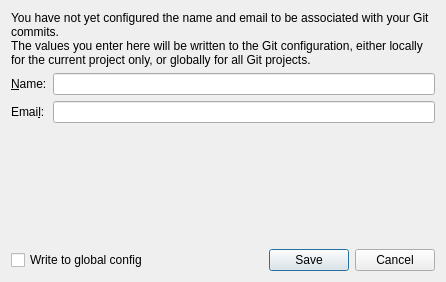
<?xml version="1.0" encoding="UTF-8"?>
<ui version="4.0">
 <class>GitNameEmailDialog</class>
 <widget class="QDialog" name="GitNameEmailDialog">
  <property name="windowModality">
   <enum>Qt::WindowModal</enum>
  </property>
  <property name="geometry">
   <rect>
    <x>0</x>
    <y>0</y>
    <width>446</width>
    <height>282</height>
   </rect>
  </property>
  <property name="windowTitle">
   <string>Configure Name and Email for Git</string>
  </property>
  <layout class="QVBoxLayout" name="_2">
   <item>
    <widget class="QLabel" name="descriptionLabel">
     <property name="text">
      <string>&lt;html&gt;&lt;head/&gt;&lt;body&gt;&lt;p&gt;You have not yet configured the name and email to be associated with your Git commits.&lt;br/&gt;The values you enter here will be written to the Git configuration, either locally for the current project only, or globally for all Git projects.&lt;/p&gt;&lt;/body&gt;&lt;/html&gt;</string>
     </property>
     <property name="wordWrap">
      <bool>true</bool>
     </property>
    </widget>
   </item>
   <item>
    <layout class="QFormLayout" name="formLayout">
     <item row="0" column="0">
      <widget class="QLabel" name="label">
       <property name="text">
        <string>&amp;Name:</string>
       </property>
       <property name="buddy">
        <cstring>nameEdit</cstring>
       </property>
      </widget>
     </item>
     <item row="0" column="1">
      <widget class="QLineEdit" name="nameEdit"/>
     </item>
     <item row="1" column="0">
      <widget class="QLabel" name="label_2">
       <property name="text">
        <string>Emai&amp;l:</string>
       </property>
       <property name="buddy">
        <cstring>emailEdit</cstring>
       </property>
      </widget>
     </item>
     <item row="1" column="1">
      <widget class="QLineEdit" name="emailEdit"/>
     </item>
    </layout>
   </item>
   <item>
    <spacer name="verticalSpacer">
     <property name="orientation">
      <enum>Qt::Vertical</enum>
     </property>
     <property name="sizeHint" stdset="0">
      <size>
       <width>20</width>
       <height>40</height>
      </size>
     </property>
    </spacer>
   </item>
   <item>
    <layout class="QHBoxLayout" name="horizontalLayout">
     <item>
      <widget class="QCheckBox" name="globalCheckBox">
       <property name="text">
        <string>Write to global config</string>
       </property>
      </widget>
     </item>
     <item>
      <spacer name="horizontalSpacer">
       <property name="orientation">
        <enum>Qt::Horizontal</enum>
       </property>
       <property name="sizeHint" stdset="0">
        <size>
         <width>40</width>
         <height>1</height>
        </size>
       </property>
      </spacer>
     </item>
     <item>
      <widget class="QDialogButtonBox" name="buttonBox">
       <property name="standardButtons">
        <set>QDialogButtonBox::Cancel|QDialogButtonBox::Save</set>
       </property>
      </widget>
     </item>
    </layout>
   </item>
  </layout>
 </widget>
 <resources/>
 <connections/>
</ui>
